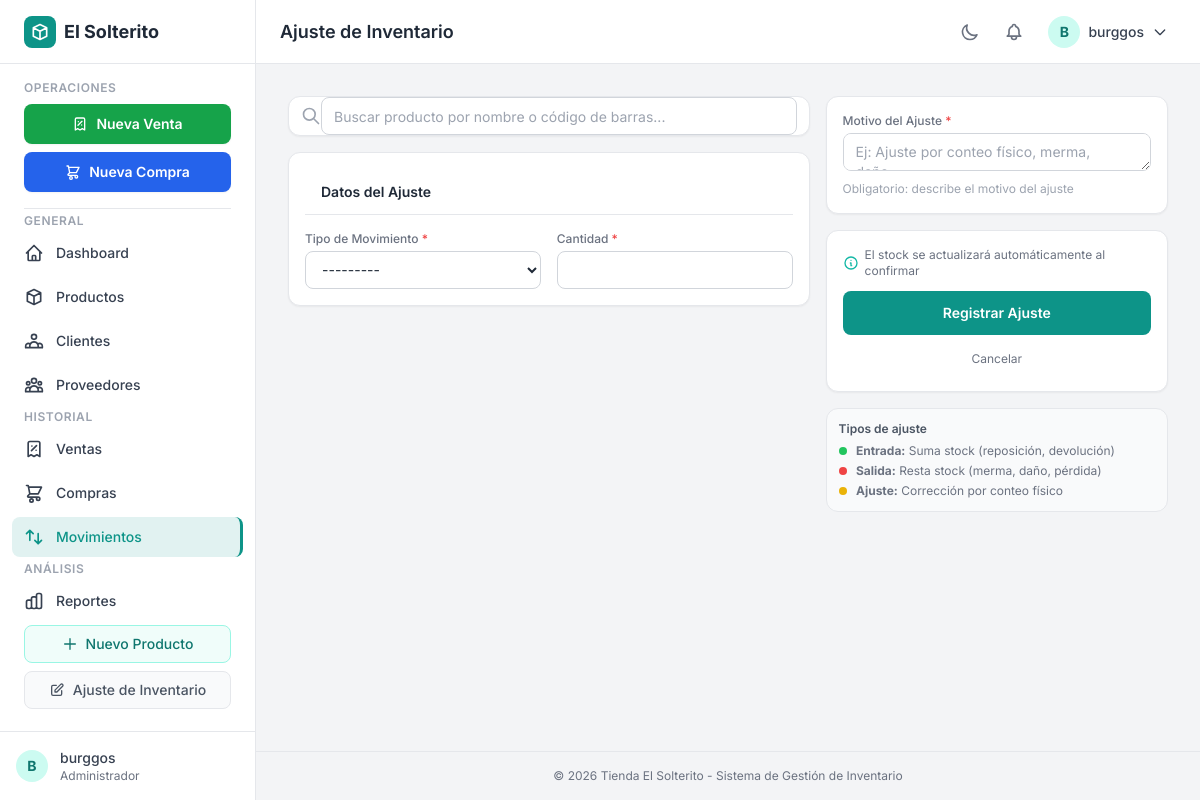
Before: /movimiento/nuevo/?producto=97 (signed in) with the older database file.
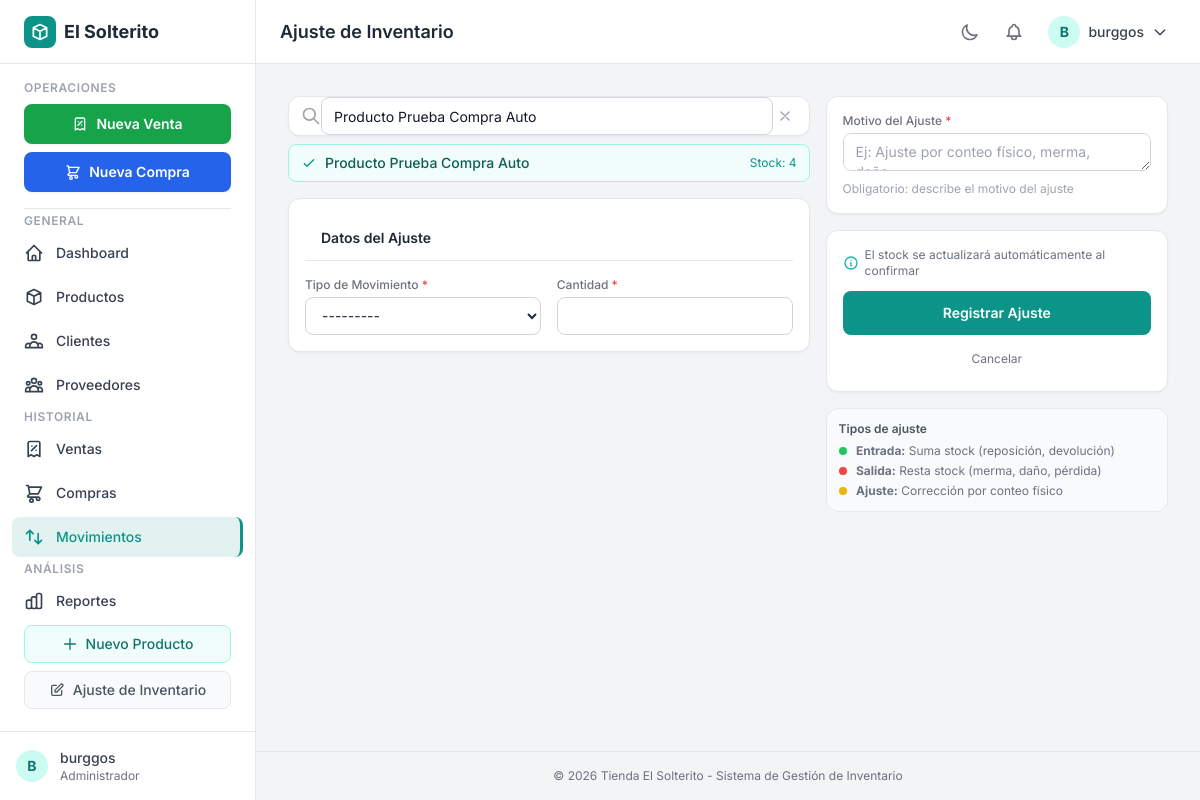
After: the same page with the newer database file.
### apps/inventario/models.py (models this page shows, shortened)
class Producto(models.Model):
    nombre = models.CharField(max_length=200)
    descripcion = models.TextField(blank=True)
    categoria = models.ForeignKey(
        Categoria,
        on_delete=models.SET_NULL,
        null=True,
        related_name='productos'
    )
    proveedor = models.ForeignKey(
        'Proveedor',
        on_delete=models.SET_NULL,
        null=True,
        blank=True,
        related_name='productos_surtidos',
        help_text='Proveedor principal que surte este producto',
    )
    precio = models.DecimalField(max_digits=10, decimal_places=2)
    stock = models.PositiveIntegerField(default=0)
    stock_minimo = models.PositiveIntegerField(default=5, help_text="Cantidad mínima para alertar")
    imagen = models.ImageField(upload_to='productos/', blank=True, null=True)
    codigo_barras = models.CharField(max_length=50, blank=True, null=True, unique=True)
    activo = models.BooleanField(default=True)
    fecha_creacion = models.DateTimeField(auto_now_add=True)
    fecha_actualizacion = models.DateTimeField(auto_now=True)
    class Meta:
        verbose_name = "Producto"
        verbose_name_plural = "Productos"
        ordering = ['nombre']
        permissions = [
            ('manage_product_catalog', 'Puede gestionar catalogo de productos'),
        ]

### apps/inventario/views.py (the view)
# urls.py: path('movimiento/nuevo/', views.crear_movimiento, name='crear_movimiento'),
@login_required
@role_required(ROLE_ADMIN, ROLE_BODEGUERO)
def crear_movimiento(request):
    producto_id = request.GET.get('producto')
    initial = {}
    selected_product = None
    if producto_id:
        try:
            producto = Producto.objects.get(pk=producto_id)
            initial['producto'] = producto
            selected_product = {'id': producto.pk, 'nombre': producto.nombre, 'stock': producto.stock}
        except Producto.DoesNotExist:
            pass
    if request.method == 'POST':
        form = MovimientoForm(request.POST, user=request.user)
        if form.is_valid():
            movimiento = form.save(commit=False)
            movimiento.usuario = request.user.username  # si tienes campo usuario
            movimiento.save()
            messages.success(request, 'Movimiento registrado correctamente.')
            return redirect('inventario:detalle_producto', pk=movimiento.producto.pk)
        else:
            prod_id = request.POST.get('producto')
            if prod_id:
                try:
                    producto = Producto.objects.get(pk=prod_id)
                    selected_product = {'id': producto.pk, 'nombre': producto.nombre, 'stock': producto.stock}
                except Producto.DoesNotExist:
                    pass
    else:
        form = MovimientoForm(initial=initial, user=request.user)
    return render(request, 'inventario/crear_movimiento.html', {
        'form': form,
        'selected_product': selected_product,
    })

### apps/inventario/permissions.py (called while the page is built)
def user_in_groups(user, *group_names):
    if not user.is_authenticated:
        return False
    if user.is_superuser:
        return True
    if not user.groups.exists():
        return True
    return user.groups.filter(name__in=group_names).exists()

def role_required(*group_names):
    def decorator(view_func):
        @login_required
        @wraps(view_func)
        def _wrapped(request, *args, **kwargs):
            if user_in_groups(request.user, *group_names):
                return view_func(request, *args, **kwargs)
            raise PermissionDenied('No tienes permisos para acceder a esta sección.')
        return _wrapped
    return decorator

### apps/inventario/templatetags/role_tags.py (called while the page is built)
@register.filter
def has_group(user, group_name):
    if not getattr(user, 'is_authenticated', False):
        return False
    if user.is_superuser:
        return True
    if not user.groups.exists():
        return True
    return user.groups.filter(name=group_name).exists()

### templates/inventario/crear_movimiento.html (shortened to what the changed rows need)
{% extends 'base.html' %}
{% load static %}
{% block page_title %}Ajuste de Inventario{% endblock %}
{% block content %}
<form method="post" id="ajuste-form">
    <div class="grid grid-cols-1 lg:grid-cols-5 gap-4">
        <div class="lg:col-span-3 space-y-4">
            <div class="relative">
                <div class="flex items-center bg-white dark:bg-gray-800 rounded-xl shadow-sm border border-gray-200 dark:border-gray-700 px-3">
                    <svg class="w-5 h-5 text-gray-400 flex-shrink-0" fill="none" stroke="currentColor" viewBox="0 0 24 24"><path stroke-linecap="round" stroke-linejoin="round" stroke-width="2" d="M21 21l-6-6m2-5a7 7 0 11-14 0 7 7 0 0114 0z"/></svg>
                    <input type="text" id="product-search"
                        class="flex-1 px-3 py-3 text-sm bg-transparent border-0 focus:outline-none focus:ring-0 dark:text-white dark:placeholder-gray-400"
                        placeholder="Buscar producto por nombre o código de barras..."
                        autocomplete="off" autofocus
                        {% if selected_product %}value="{{ selected_product.nombre }}"{% endif %}>
                    <button type="button" id="clear-product" class="{% if not selected_product %}hidden{% endif %} text-gray-400 hover:text-red-500 transition p-1" title="Cambiar producto">
                        <svg class="w-4 h-4" fill="none" stroke="currentColor" viewBox="0 0 24 24"><path stroke-linecap="round" stroke-linejoin="round" stroke-width="2" d="M6 18L18 6M6 6l12 12"/></svg>
                    </button>
                </div>
                <div id="selected-product-info" class="{% if not selected_product %}hidden{% endif %} mt-2 flex items-center justify-between bg-teal-50 dark:bg-teal-900/20 border border-teal-200 dark:border-teal-800 rounded-lg px-3 py-2">
                    <div class="flex items-center text-sm">
                        <svg class="w-4 h-4 text-teal-600 dark:text-teal-400 mr-2 flex-shrink-0" fill="none" stroke="currentColor" viewBox="0 0 24 24"><path stroke-linecap="round" stroke-linejoin="round" stroke-width="2" d="M5 13l4 4L19 7"/></svg>
                        <span class="font-medium text-teal-800 dark:text-teal-200" id="selected-product-name">{% if selected_product %}{{ selected_product.nombre }}{% endif %}</span>
                    </div>
                    <span class="text-xs text-teal-600 dark:text-teal-400" id="selected-product-stock">{% if selected_product %}Stock: {{ selected_product.stock }}{% endif %}</span>
                </div>
            </div>
            <div class="card p-4 space-y-4">
                <div class="px-4 py-3 border-b border-gray-200 dark:border-gray-700">
                    <h2 class="card-header">Datos del Ajuste</h2>
                </div>
            </div>
        </div>
    </div>
</form>
{% endblock %}

Changed rows visible on the page:
added Producto: nombre "Producto Prueba Compra Auto"
Other visible differences:
{{ selected_product.stock }}: (not shown) → "4"
text now shown: "Stock:"
